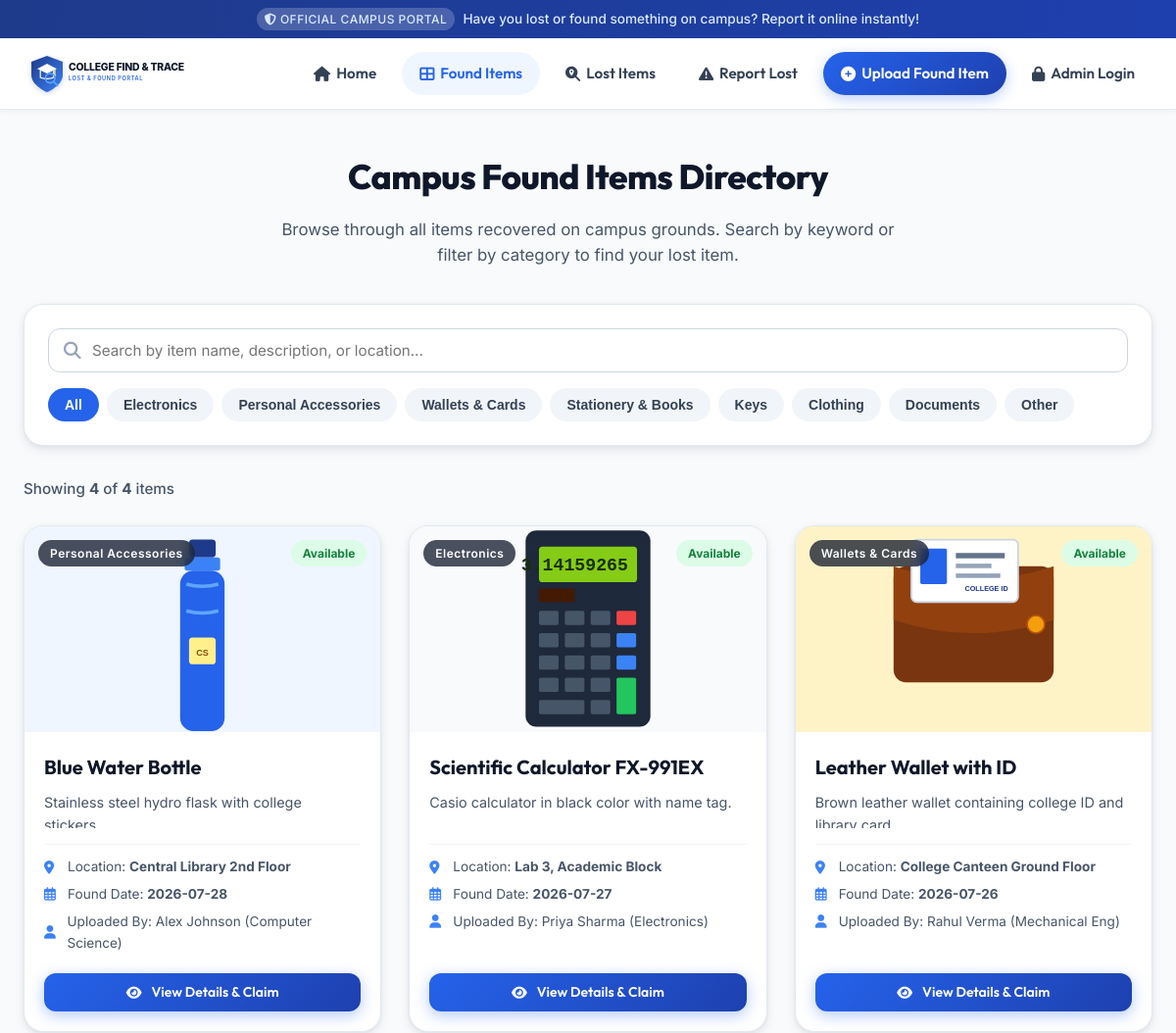
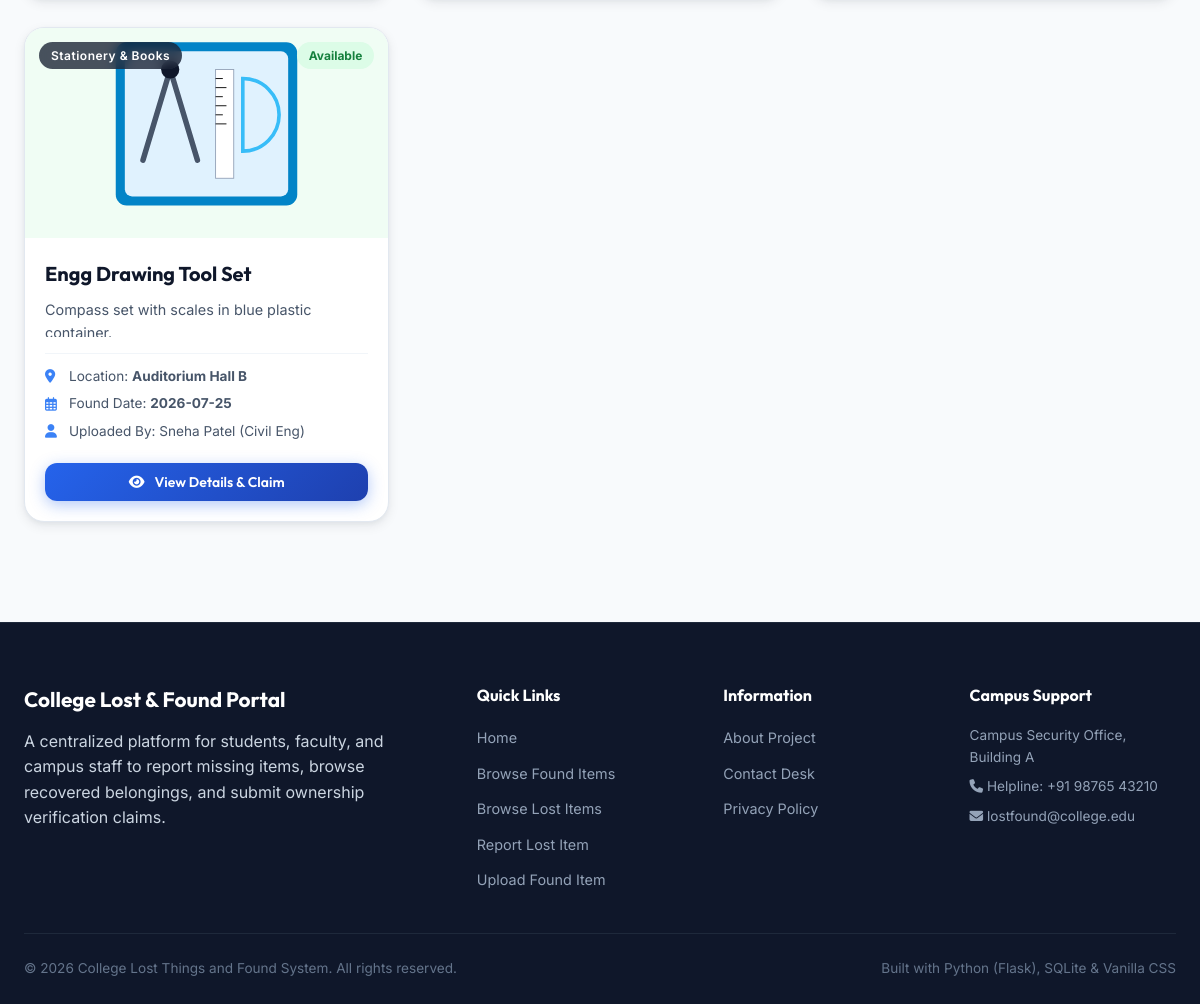
The app's page /found with its own data (2 pictures, top to bottom).
### tables this page shows
CREATE TABLE Found_Items (
    id INTEGER PRIMARY KEY AUTOINCREMENT,
    finder_name TEXT NOT NULL,
    department TEXT NOT NULL,
    mobile TEXT NOT NULL,
    item_name TEXT NOT NULL,
    category TEXT NOT NULL,
    description TEXT NOT NULL,
    place_found TEXT NOT NULL,
    date_found DATE NOT NULL,
    image_path TEXT,
    status TEXT DEFAULT 'Available', -- 'Available', 'Claimed', 'Under Review'
    created_at TIMESTAMP DEFAULT CURRENT_TIMESTAMP
);

### routes/main_routes.py (the view)
@main_bp.route('/found')
def found_items():
    search = request.args.get('search', '').strip()
    category = request.args.get('category', 'All').strip()
    page = request.args.get('page', 1, type=int)
    per_page = 9
    offset = (page - 1) * per_page
    total_count = count_found_items(category=category, search=search)
    items = get_all_found_items(category=category, search=search, limit=per_page, offset=offset)
    total_pages = (total_count + per_page - 1) // per_page if total_count > 0 else 1
    categories = ['All', 'Electronics', 'Personal Accessories', 'Wallets & Cards', 'Stationery & Books', 'Keys', 'Clothing', 'Documents', 'Other']
    return render_template(
        'found_items.html',
        items=items,
        categories=categories,
        current_category=category,
        search_query=search,
        page=page,
        total_pages=total_pages,
        total_count=total_count
    )

### models/db_helper.py (called while the page is built)
def get_db_path(app=None):
    if app and app.config.get("DATABASE"):
        return app.config["DATABASE"]
    base_dir = os.path.dirname(os.path.dirname(os.path.abspath(__file__)))
    return os.path.join(base_dir, DB_NAME)

def get_db_connection(db_path=None):
    if db_path is None:
        db_path = get_db_path()
    conn = sqlite3.connect(db_path)
    conn.row_factory = sqlite3.Row
    return conn

def get_all_found_items(status=None, category=None, search=None, limit=None, offset=None):
    conn = get_db_connection()
    cursor = conn.cursor()
    query = "SELECT * FROM Found_Items WHERE 1=1"
    params = []
    if status:
        query += " AND status = ?"
        params.append(status)
    if category and category != 'All':
        query += " AND category = ?"
        params.append(category)
    if search:
        query += " AND (item_name LIKE ? OR description LIKE ? OR place_found LIKE ?)"
        term = f"%{search}%"
        params.extend([term, term, term])
    query += " ORDER BY created_at DESC"
    if limit is not None:
        query += " LIMIT ?"
        params.append(limit)
        if offset is not None:
            query += " OFFSET ?"
            params.append(offset)
    cursor.execute(query, params)
    items = cursor.fetchall()
    conn.close()
    return items

def count_found_items(status=None, category=None, search=None):
    conn = get_db_connection()
    cursor = conn.cursor()
    query = "SELECT COUNT(*) FROM Found_Items WHERE 1=1"
    params = []
    if status:
        query += " AND status = ?"
        params.append(status)
    if category and category != 'All':
        query += " AND category = ?"
        params.append(category)
    if search:
        query += " AND (item_name LIKE ? OR description LIKE ? OR place_found LIKE ?)"
        term = f"%{search}%"
        params.extend([term, term, term])
    cursor.execute(query, params)
    count = cursor.fetchone()[0]
    conn.close()
    return count

### templates/found_items.html (shortened to what this page needs)
{% extends "base.html" %}
{% block content %}
<div class="container">
  <div style="text-align:center; margin-bottom:32px;">
    <h1 class="section-title">Campus Found Items Directory</h1>
    <p class="section-subtitle">Browse through all items recovered on campus grounds. Search by keyword or filter by category to find your lost item.</p>
  </div>
  <div class="filter-bar-card">
    <div class="filter-grid">
      <div class="search-box">
        <i class="fas fa-search"></i>
        <input type="text" id="foundSearchInput" class="form-control" placeholder="Search by item name, description, or location..." value="{{ search_query }}">
      </div>
      <div class="category-chips" id="categoryChips">
        {% for cat in categories %}
          <button type="button" class="chip {% if current_category == cat %}active{% endif %}" data-category="{{ cat }}">
            {{ cat }}
          </button>
        {% endfor %}
      </div>
    </div>
  </div>
  <div style="display:flex; justify-content:space-between; align-items:center; margin-bottom:20px;">
    <div style="font-size:0.95rem; color:var(--neutral-600); font-weight:500;">
      Showing <strong>{{ items|length }}</strong> of <strong>{{ total_count }}</strong> items
    </div>
  </div>
  <div class="cards-grid" id="foundItemsGrid">
    {% for item in items %}
      <div class="item-card" data-title="{{ item.item_name }}" data-category="{{ item.category }}" data-desc="{{ item.description }}" data-place="{{ item.place_found }}">
        <div class="card-img-wrapper">
          <span class="card-category-badge">{{ item.category }}</span>
          <span class="card-status-badge {% if item.status == 'Available' %}badge-available{% else %}badge-claimed{% endif %}">
            {{ item.status }}
          </span>
          <img src="{% if item.image_path %}{{ url_for('static', filename='uploads/' + item.image_path) }}{% else %}{{ url_for('static', filename='images/placeholder.svg') }}{% endif %}" alt="{{ item.item_name }}">
        </div>
        <div class="card-body">
          <h3 class="card-title">{{ item.item_name }}</h3>
          <p class="card-description">{{ item.description }}</p>
          <div class="card-meta-list">
            <div class="card-meta-item">
              <i class="fas fa-map-marker-alt"></i> <span>Location: <strong>{{ item.place_found }}</strong></span>
            </div>
            <div class="card-meta-item">
              <i class="far fa-calendar-alt"></i> <span>Found Date: <strong>{{ item.date_found }}</strong></span>
            </div>
            <div class="card-meta-item">
              <i class="fas fa-user"></i> <span>Uploaded By: {{ item.finder_name }} ({{ item.department }})</span>
            </div>
          </div>
          <div class="card-footer" style="flex-direction:column; gap:8px;">
            <a href="{{ url_for('main.item_detail', item_id=item.id) }}" class="btn btn-sm btn-primary" style="width:100%;">
              <i class="fas fa-eye"></i> View Details &amp; Claim
            </a>
          </div>
        </div>
      </div>
    {% endfor %}
  </div>
</div>
{% endblock %}

### templates/base.html (shortened to what this page needs)
<!DOCTYPE html>
<html lang="en">
<head>
  <link rel="stylesheet" href="{{ url_for('static', filename='css/style.css') }}">
  <link rel="stylesheet" href="https://cdnjs.cloudflare.com/ajax/libs/font-awesome/6.4.0/css/all.min.css">
</head>
<body>
  <div class="top-notice-bar">
    <span class="badge-mini"><i class="fas fa-shield-alt"></i> Official Campus Portal</span>
    <span>Have you lost or found something on campus? Report it online instantly!</span>
  </div>
  <header class="navbar-header">
    <div class="nav-container">
      <a href="{{ url_for('main.index') }}" class="brand-logo" id="mainBrandLogo">
        <img src="{{ url_for('static', filename='images/logo.svg') }}" alt="College Lost & Found Logo">
      </a>
      <ul class="nav-links" id="navLinks">
        <li class="nav-item"><a href="{{ url_for('main.index') }}" class="{% if request.endpoint == 'main.index' %}active{% endif %}"><i class="fas fa-home"></i> Home</a></li>
        <li class="nav-item"><a href="{{ url_for('main.found_items') }}" class="{% if request.endpoint == 'main.found_items' %}active{% endif %}"><i class="fas fa-th-large"></i> Found Items</a></li>
        <li class="nav-item"><a href="{{ url_for('main.lost_items') }}" class="{% if request.endpoint == 'main.lost_items' %}active{% endif %}"><i class="fas fa-search-location"></i> Lost Items</a></li>
        <li class="nav-item"><a href="{{ url_for('main.report_lost') }}" class="{% if request.endpoint == 'main.report_lost' %}active{% endif %}"><i class="fas fa-exclamation-triangle"></i> Report Lost</a></li>
        <li class="nav-item"><a href="{{ url_for('main.upload_found') }}" class="nav-cta-btn {% if request.endpoint == 'main.upload_found' %}active{% endif %}"><i class="fas fa-plus-circle"></i> Upload Found Item</a></li>
        {% if session.get('admin_logged_in') %}
          <li class="nav-item"><a href="{{ url_for('admin.dashboard') }}" style="color: var(--accent-amber);"><i class="fas fa-user-shield"></i> Admin Panel</a></li>
          <li class="nav-item"><a href="{{ url_for('admin.logout') }}"><i class="fas fa-sign-out-alt"></i> Logout</a></li>
        {% else %}
          <li class="nav-item"><a href="{{ url_for('admin.login') }}"><i class="fas fa-lock"></i> Admin Login</a></li>
        {% endif %}
      </ul>
    </div>
  </header>
  <main class="main-wrapper">
    {% block content %}{% endblock %}
  </main>
  <footer class="site-footer">
    <div class="footer-container">
      <div class="footer-brand">
        <h3>College Lost &amp; Found Portal</h3>
        <p>A centralized platform for students, faculty, and campus staff to report missing items, browse recovered belongings, and submit ownership verification claims.</p>
      </div>
      <div class="footer-col">
        <h4>Quick Links</h4>
        <ul>
          <li><a href="{{ url_for('main.index') }}">Home</a></li>
          <li><a href="{{ url_for('main.found_items') }}">Browse Found Items</a></li>
          <li><a href="{{ url_for('main.lost_items') }}">Browse Lost Items</a></li>
          <li><a href="{{ url_for('main.report_lost') }}">Report Lost Item</a></li>
          <li><a href="{{ url_for('main.upload_found') }}">Upload Found Item</a></li>
        </ul>
      </div>
      <div class="footer-col">
        <h4>Information</h4>
        <ul>
          <li><a href="{{ url_for('main.about') }}">About Project</a></li>
          <li><a href="{{ url_for('main.contact') }}">Contact Desk</a></li>
          <li><a href="{{ url_for('main.privacy') }}">Privacy Policy</a></li>
        </ul>
      </div>
      <div class="footer-col">
        <h4>Campus Support</h4>
        <p style="font-size:0.85rem; color:var(--neutral-400); margin-bottom:8px;">Campus Security Office, Building A</p>
        <p style="font-size:0.85rem; color:var(--neutral-400); margin-bottom:8px;"><i class="fas fa-phone"></i> Helpline: +91 98765 43210</p>
        <p style="font-size:0.85rem; color:var(--neutral-400);"><i class="fas fa-envelope"></i> lostfound@college.edu</p>
      </div>
    </div>
    <div class="footer-bottom">
      <p>&copy; 2026 College Lost Things and Found System. All rights reserved.</p>
      <p>Built with Python (Flask), SQLite &amp; Vanilla CSS</p>
    </div>
  </footer>
</body>
</html>

### records on screen
Found_Items: category "Personal Accessories", status "Available", image_path (picture), item_name "Blue Water Bottle", description "Stainless steel hydro flask with college stickers.", place_found "Central Library 2nd Floor", date_found "2026-07-28", finder_name "Alex Johnson", department "Computer Science"
Found_Items: category "Electronics", status "Available", image_path (picture), item_name "Scientific Calculator FX-991EX", description "Casio calculator in black color with name tag.", place_found "Lab 3, Academic Block", date_found "2026-07-27", finder_name "Priya Sharma", department "Electronics"
Found_Items: category "Wallets & Cards", status "Available", image_path (picture), item_name "Leather Wallet with ID", description "Brown leather wallet containing college ID and library card.", place_found "College Canteen Ground Floor", date_found "2026-07-26", finder_name "Rahul Verma", department "Mechanical Eng"
Found_Items: category "Stationery & Books", status "Available", image_path (picture), item_name "Engg Drawing Tool Set", description "Compass set with scales in blue plastic container.", place_found "Auditorium Hall B", date_found "2026-07-25", finder_name "Sneha Patel", department "Civil Eng"

### other values on screen
{{ cat }} "All" "Electronics" "Personal Accessories" "Wallets & Cards" "Stationery & Books" "Keys" "Clothing" "Documents" "Other"
{{ items|length }} "4"
{{ total_count }} "4"
